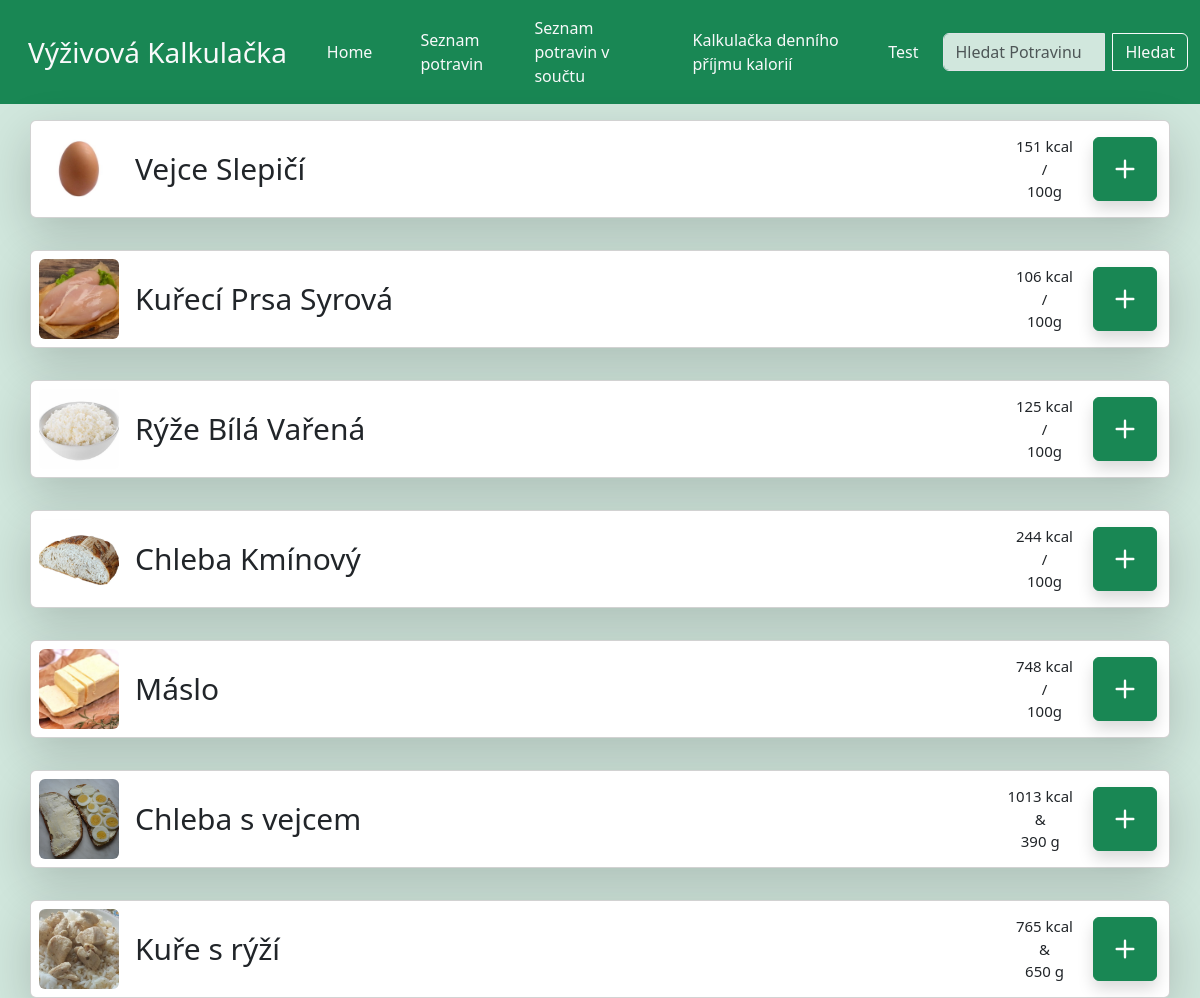
Screenshot of /seznam-potravin with the database file from the repository.
### main/models.py (models this page shows, shortened)
class FoodAndMeal(models.Model):
    food = models.ForeignKey(Food, on_delete=models.CASCADE, null=True, blank=True)
    meal = models.ForeignKey(Meal, on_delete=models.CASCADE, null=True, blank=True)
    type = models.CharField(
        max_length=50,
        choices=[
            ('food', 'Food'),
            ('meal', 'Meal'),
        ],
    )
    def get_name(self):
        if self.type == 'food':
            return self.food.name
        elif self.type == 'meal':
            return self.meal.name
    def get_photo(self):
        if self.type == 'food':
            return self.food.photo
        elif self.type == 'meal':
            return self.meal.photo
    def get_kcalPer100g(self):
        if self.type == 'food':
            return self.food.kcalPer100g
        elif self.type == 'meal':
            return (int)((self.meal.get_kcal()/self.meal.get_weight()) * 100)

class Food(models.Model):
    name = models.CharField(max_length=300)
    photo = models.ImageField(upload_to="images/", null=True, blank=True)
    kcalPer100g = models.IntegerField(null=True, blank=True)
    proteinPer100g = models.FloatField(null=True, blank=True)
    carbsPer100g = models.FloatField(null=True, blank=True)
    fatPer100g = models.FloatField(null=True, blank=True)
    fiberPer100g = models.FloatField(null=True, blank=True)
    grams_per_teaspoon = models.FloatField(null=True, blank=True)
    grams_per_tablespoon = models.FloatField(null=True, blank=True)
    grams_per_piece = models.FloatField(null=True, blank=True)

class Meal(models.Model):
    name = models.CharField(max_length=400)
    photo = models.ImageField(upload_to="images/", null=True, blank=True)
    def get_weight(self):
        all_relations = FoodInMeal.objects.filter(meal=self)
        total = 0
        for i in all_relations:
            total += i.food_weight
        return total
    def get_kcal(self):
        all_relations = FoodInMeal.objects.filter(meal=self)
        total = 0
        for i in all_relations:
            total += (int)((i.food_weight/100) * i.food.kcalPer100g)
        return total

class FoodInMeal(models.Model):
    food = models.ForeignKey(Food, on_delete=models.CASCADE)
    meal = models.ForeignKey(Meal, on_delete=models.CASCADE)
    food_weight = models.IntegerField(null=True, blank=True)

### main/views.py (the view)
# urls.py: path('seznam-potravin', views.foods),
def foods(request):
  foods = FoodAndMeal.objects.all()
  search = request.GET.get('search')
  if search:
    newFoods = []
    for food in foods:
      if search.lower() in food.get_name().lower():
        newFoods.append(food)
    foods = newFoods
  context = {
    "foods": foods,
  }
  return render(request, "main/seznam-potravin.html", context)

### main/templates/main/seznam-potravin.html (shortened to what this page needs)
{% extends 'main/base.html' %}
{% block content %}
    {% for food in foods %}
        <div class="card my-3 shadow-lg" style="width: 95vw;">
            <div class="card-body p-2 d-flex align-items-center justify-content-start">
                <img src="{{ food.get_photo.url }}" alt="Obrazek jidla" style="height: 8vw; min-height: 50px; max-height: 80px;" class="me-3 rounded-2">
                <a href="{% url 'food_detail' food.id %}" class="m-0 h4 flex-grow-1 text-start" style="text-decoration: none; font-size: 3vmin;">{{ food.get_name }}</a>
                <div class="d-none d-md-flex flex-column text-center mx-3" style="font-size: 1.5vmin;">
                    {% if food.type == "food" %}
                        <p class="m-0">{{ food.get_kcalPer100g }} kcal</p>
                        <p class="m-0">/</p>
                        <p class="m-0">100g</p>
                    {% elif food.type == "meal" %}
                        <p class="m-0">{{ food.meal.get_kcal }} kcal</p>
                        <p class="m-0">&</p>
                        <p class="m-0">{{ food.meal.get_weight }} g</p>
                    {% endif %}
                </div>
                <a href="pridani-potraviny" class="btn btn-success d-flex justify-content-center align-items-center mx-1 shadow" role="button" style="height: 6vw;width: 6vw; min-height: 40px; min-width: 40px; max-height: 64px; max-width: 64px;">
                    <svg xmlns="http://www.w3.org/2000/svg" width="40" height="40" fill="currentColor" class="bi bi-plus" viewBox="0 0 16 16">
                        <path d="M8 4a.5.5 0 0 1 .5.5v3h3a.5.5 0 0 1 0 1h-3v3a.5.5 0 0 1-1 0v-3h-3a.5.5 0 0 1 0-1h3v-3A.5.5 0 0 1 8 4"/>
                    </svg>
                </a>
            </div>
        </div>
    {% endfor %}
{% endblock %}

### rows the page displays
FoodAndMeal: get_photo (picture), get_name "Vejce Slepičí", get_kcalPer100g "151"
FoodAndMeal: get_photo (picture), get_name "Kuřecí Prsa Syrová", get_kcalPer100g "106"
FoodAndMeal: get_photo (picture), get_name "Rýže Bílá Vařená", get_kcalPer100g "125"
FoodAndMeal: get_photo (picture), get_name "Chleba Kmínový", get_kcalPer100g "244"
FoodAndMeal: get_photo (picture), get_name "Máslo", get_kcalPer100g "748"
FoodAndMeal: get_photo (picture), get_name "Chleba s vejcem", meal.get_kcal "1013", meal.get_weight "390"
FoodAndMeal: get_photo (picture), get_name "Kuře s rýží", meal.get_kcal "765", meal.get_weight "650"
